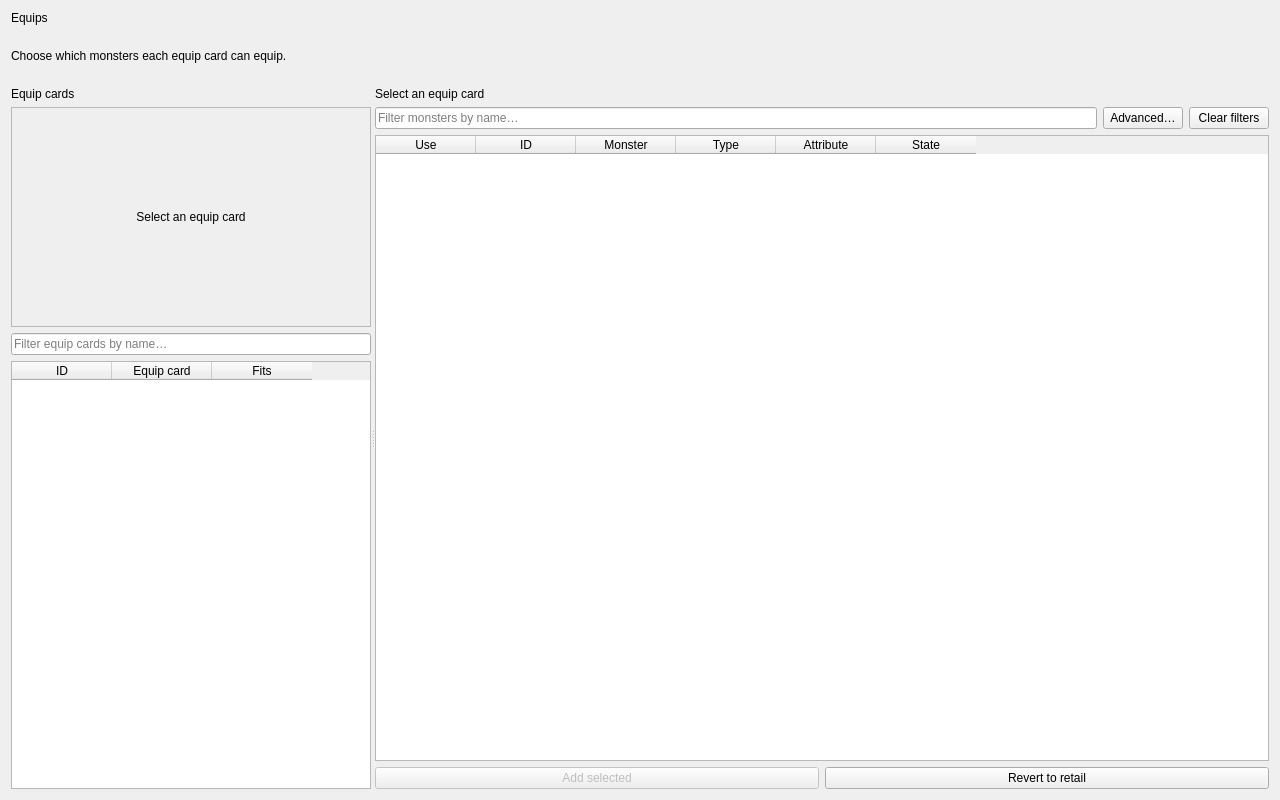
<?xml version="1.0" encoding="UTF-8"?>
<ui version="4.0">
 <class>WorkspacePage</class>
 <widget class="QWidget" name="WorkspacePage">
  <property name="geometry">
   <rect>
    <x>0</x>
    <y>0</y>
    <width>1280</width>
    <height>800</height>
   </rect>
  </property>
  <property name="windowTitle">
   <string>Equips</string>
  </property>
  <layout class="QVBoxLayout" name="pageLayout">
   <property name="spacing">
    <number>10</number>
   </property>
   <item>
    <widget class="QLabel" name="heading">
     <property name="sizePolicy">
      <sizepolicy hsizetype="Preferred" vsizetype="Fixed">
       <horstretch>0</horstretch>
       <verstretch>0</verstretch>
      </sizepolicy>
     </property>
     <property name="text">
      <string>Equips</string>
     </property>
    </widget>
   </item>
   <item>
    <widget class="QLabel" name="muted">
     <property name="sizePolicy">
      <sizepolicy hsizetype="Preferred" vsizetype="Fixed">
       <horstretch>0</horstretch>
       <verstretch>0</verstretch>
      </sizepolicy>
     </property>
     <property name="text">
      <string>Choose which monsters each equip card can equip.</string>
     </property>
     <property name="wordWrap">
      <bool>true</bool>
     </property>
    </widget>
   </item>
   <item>
    <widget class="QSplitter" name="equipSplit">
     <property name="orientation">
      <enum>Qt::Orientation::Horizontal</enum>
     </property>
     <widget class="QWidget" name="equipListPane">
      <property name="minimumSize">
       <size>
        <width>260</width>
        <height>0</height>
       </size>
      </property>
      <property name="maximumSize">
       <size>
        <width>360</width>
        <height>16777215</height>
       </size>
      </property>
      <layout class="QVBoxLayout" name="equipListLayout">
       <item>
        <widget class="QLabel" name="equipListHeading">
         <property name="text">
          <string>Equip cards</string>
         </property>
        </widget>
       </item>
       <item>
        <widget class="QLabel" name="equipCardPreview">
         <property name="minimumSize">
          <size>
           <width>0</width>
           <height>220</height>
          </size>
         </property>
         <property name="maximumSize">
          <size>
           <width>16777215</width>
           <height>260</height>
          </size>
         </property>
         <property name="frameShape">
          <enum>QFrame::Shape::StyledPanel</enum>
         </property>
         <property name="text">
          <string>Select an equip card</string>
         </property>
         <property name="alignment">
          <set>Qt::AlignmentFlag::AlignCenter</set>
         </property>
        </widget>
       </item>
       <item>
        <widget class="QLineEdit" name="equipSearchEdit">
         <property name="placeholderText">
          <string>Filter equip cards by name…</string>
         </property>
         <property name="clearButtonEnabled">
          <bool>true</bool>
         </property>
        </widget>
       </item>
       <item>
        <widget class="QTableWidget" name="equipTable">
         <column>
          <property name="text">
           <string>ID</string>
          </property>
         </column>
         <column>
          <property name="text">
           <string>Equip card</string>
          </property>
         </column>
         <column>
          <property name="text">
           <string>Fits</string>
          </property>
         </column>
        </widget>
       </item>
      </layout>
     </widget>
     <widget class="QWidget" name="equipDetailPane">
      <layout class="QVBoxLayout" name="equipDetailLayout">
       <item>
        <widget class="QLabel" name="equipHeadingLabel">
         <property name="text">
          <string>Select an equip card</string>
         </property>
        </widget>
       </item>
       <item>
        <layout class="QHBoxLayout" name="equipMonsterFilterLayout">
         <item>
          <widget class="QLineEdit" name="equipMonsterSearchEdit">
           <property name="placeholderText">
            <string>Filter monsters by name…</string>
           </property>
           <property name="clearButtonEnabled">
            <bool>true</bool>
           </property>
          </widget>
         </item>
         <item>
          <widget class="QPushButton" name="equipAdvancedFilterButton">
           <property name="text">
            <string>Advanced…</string>
           </property>
          </widget>
         </item>
         <item>
          <widget class="QPushButton" name="equipClearFilterButton">
           <property name="text">
            <string>Clear filters</string>
           </property>
          </widget>
         </item>
        </layout>
       </item>
       <item>
        <widget class="QTableWidget" name="equipMonsterTable">
         <column>
          <property name="text">
           <string>Use</string>
          </property>
         </column>
         <column>
          <property name="text">
           <string>ID</string>
          </property>
         </column>
         <column>
          <property name="text">
           <string>Monster</string>
          </property>
         </column>
         <column>
          <property name="text">
           <string>Type</string>
          </property>
         </column>
         <column>
          <property name="text">
           <string>Attribute</string>
          </property>
         </column>
         <column>
          <property name="text">
           <string>State</string>
          </property>
         </column>
        </widget>
       </item>
       <item>
        <layout class="QHBoxLayout" name="equipActionsLayout">
         <item>
          <widget class="QPushButton" name="addSelectedEquipButton">
           <property name="enabled">
            <bool>false</bool>
           </property>
           <property name="text">
            <string>Add selected</string>
           </property>
          </widget>
         </item>
         <item>
          <widget class="QPushButton" name="revertEquipButton">
           <property name="text">
            <string>Revert to retail</string>
           </property>
          </widget>
         </item>
        </layout>
       </item>
      </layout>
     </widget>
    </widget>
   </item>
  </layout>
 </widget>
 <tabstops>
  <tabstop>equipSearchEdit</tabstop>
  <tabstop>equipTable</tabstop>
  <tabstop>equipMonsterSearchEdit</tabstop>
  <tabstop>equipAdvancedFilterButton</tabstop>
  <tabstop>equipClearFilterButton</tabstop>
  <tabstop>equipMonsterTable</tabstop>
  <tabstop>addSelectedEquipButton</tabstop>
  <tabstop>revertEquipButton</tabstop>
 </tabstops>
 <resources/>
 <connections/>
</ui>
